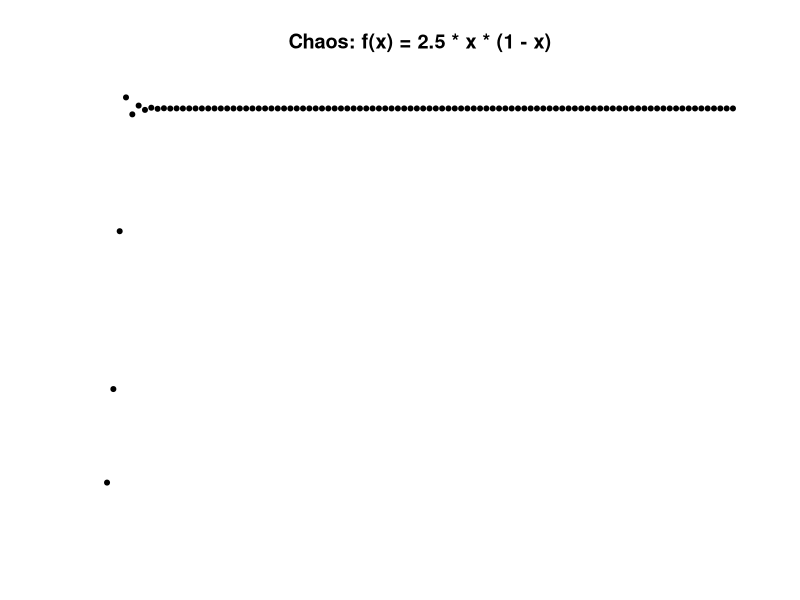
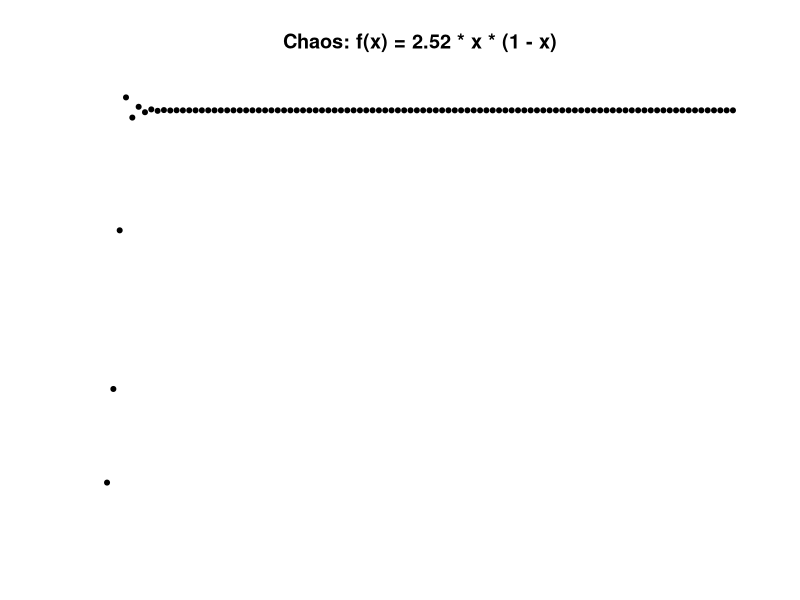
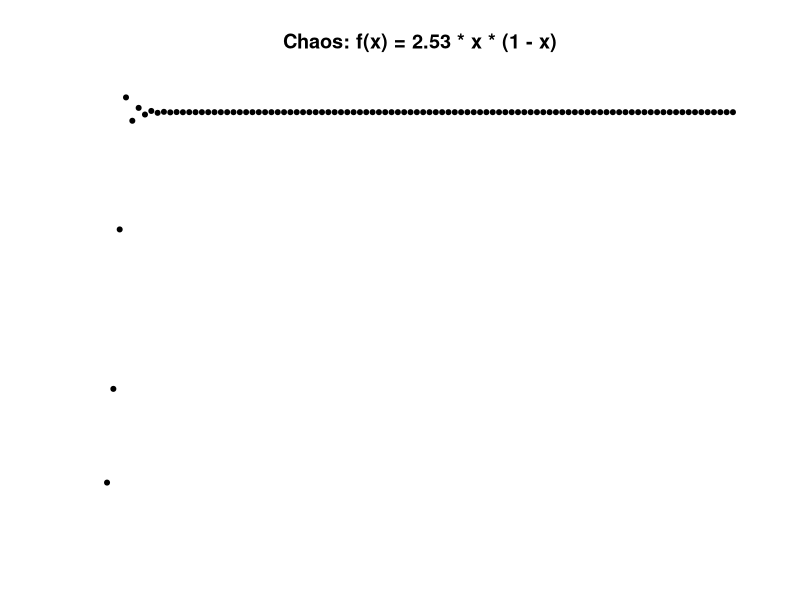
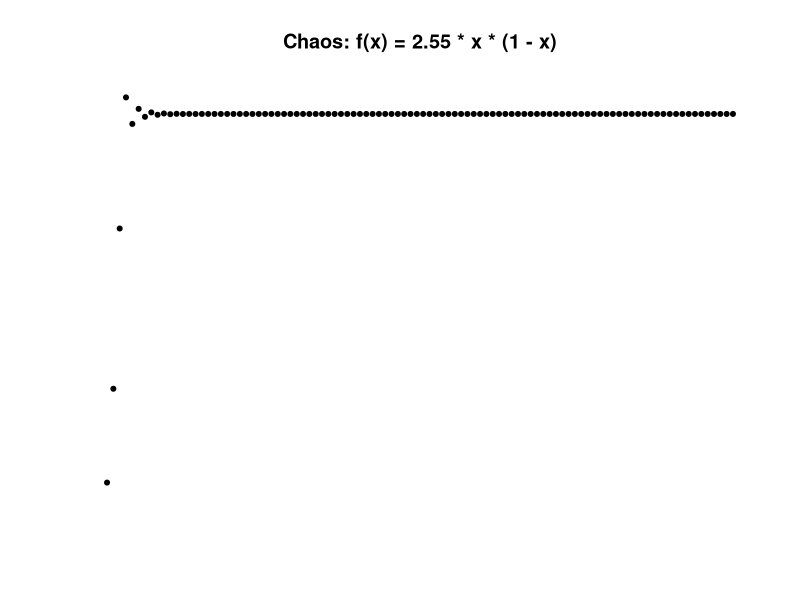
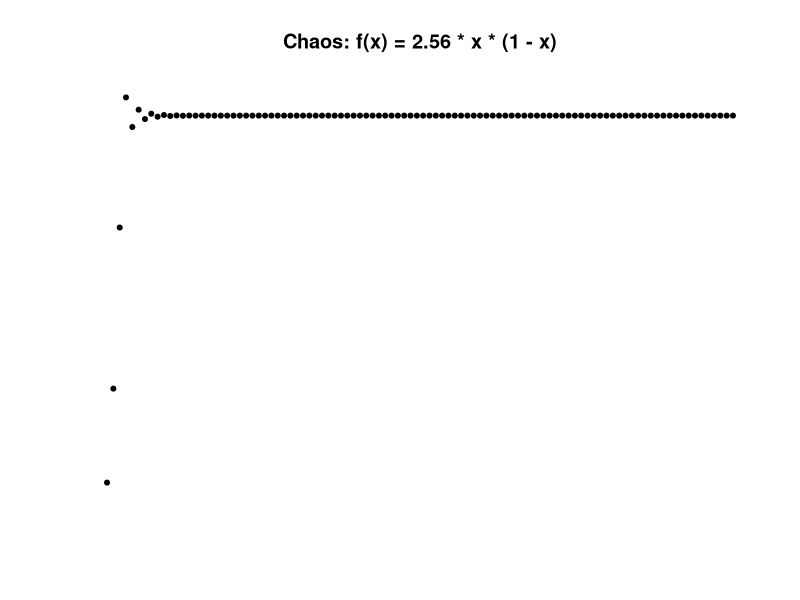
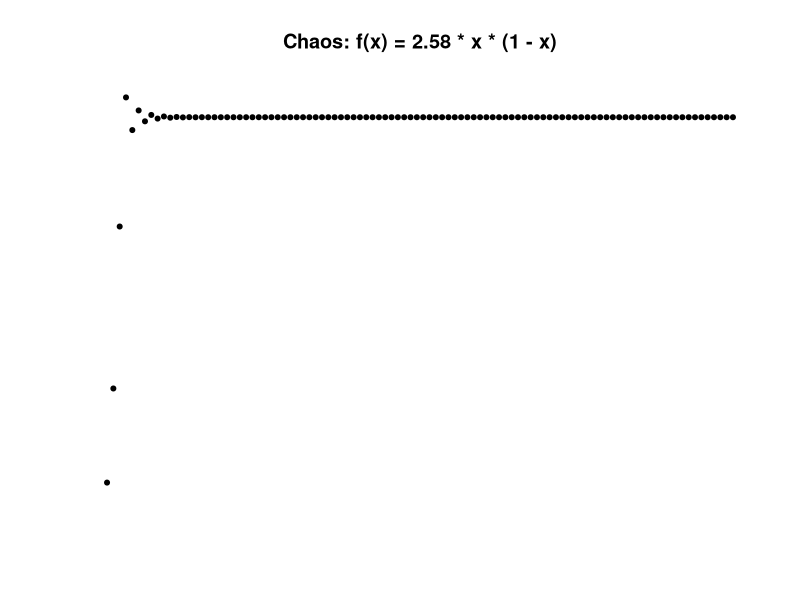
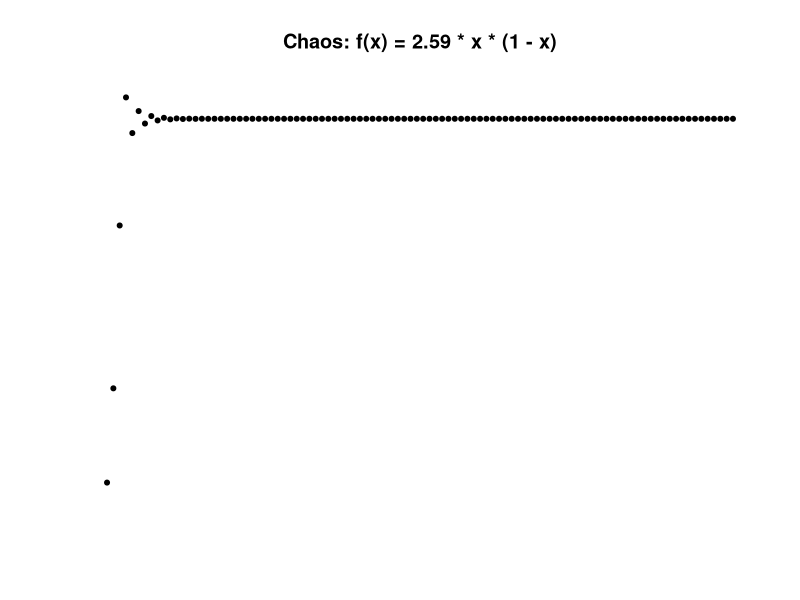
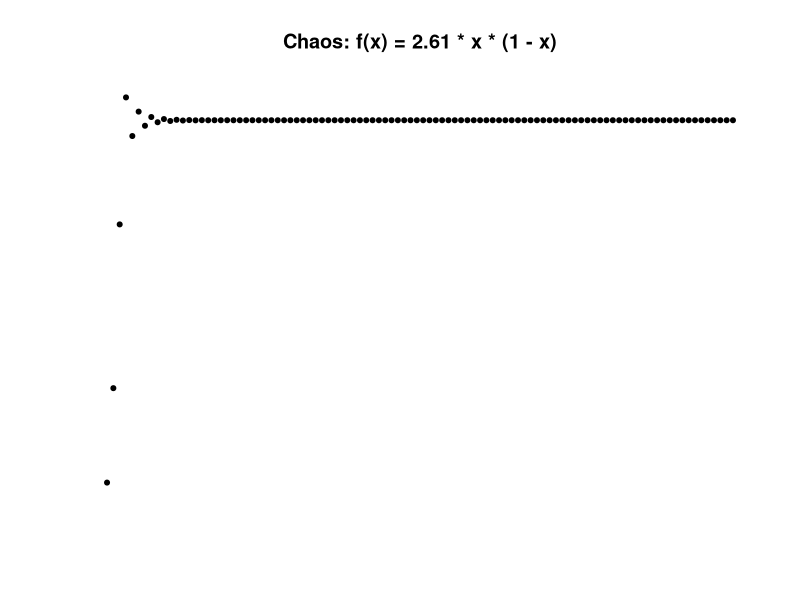

These charts were generated, in order, by the following R code:
# Convert to gif
## ffmpeg -f image2 -i caos-%d.png ../video/video.avi
## ffmpeg -i video.avi -pix_fmt rgb24 out.gif
setwd("~/workspace/math/12-caos")
caosAlg <- function(x) {
    r * x * (1 - x)
}

par(mfrow=c(1,1))

caos <- function(r) {
        r <<- r
        x <- numeric(100)
        x[1] <- 0.1

        for(i in 2:length(x)) {
                x[i] <- caosAlg(x[i-1])
        }

        x
}



n <- 100
r <- seq(from=2.5, to=4, length.out=n)
mapply(function(r, i) {
        func <- paste0("f(x) = ", round(r, digits=2), " * x * (1 - x)")
#         png(file=paste("img/caos-", i, ".png", sep=""), width=1200, height=627)#, bg = "transparent")
        plot(caos(r), pch=20, axes=FALSE, ylab="", xlab="", #col=rgb(z,z,z),
             main=paste("Chaos: ", func, sep=""))
        Sys.sleep(1/16)
#         dev.off()
}, r=r, i=1:n)
